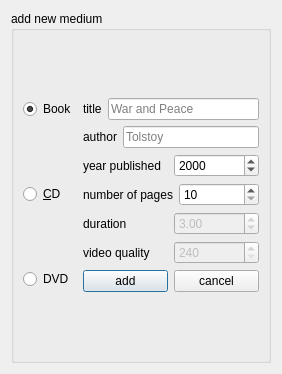
<?xml version="1.0" encoding="UTF-8"?>
<ui version="4.0">
 <class>AddNewMedium</class>
 <widget class="QDialog" name="AddNewMedium">
  <property name="geometry">
   <rect>
    <x>0</x>
    <y>0</y>
    <width>282</width>
    <height>374</height>
   </rect>
  </property>
  <property name="windowTitle">
   <string>Dialog</string>
  </property>
  <layout class="QVBoxLayout" name="verticalLayout_4">
   <item>
    <widget class="QGroupBox" name="groupBox">
     <property name="title">
      <string>add new medium</string>
     </property>
     <layout class="QHBoxLayout" name="horizontalLayout_8">
      <item>
       <layout class="QVBoxLayout" name="typeMediumLayout">
        <item>
         <widget class="QRadioButton" name="radioButtonBook">
          <property name="text">
           <string>Book</string>
          </property>
          <property name="checked">
           <bool>true</bool>
          </property>
         </widget>
        </item>
        <item>
         <widget class="QRadioButton" name="radioButtonCD">
          <property name="text">
           <string>&amp;CD</string>
          </property>
         </widget>
        </item>
        <item>
         <widget class="QRadioButton" name="radioButtonDVD">
          <property name="text">
           <string>DVD</string>
          </property>
         </widget>
        </item>
       </layout>
      </item>
      <item>
       <layout class="QVBoxLayout" name="verticalLayout">
        <item>
         <layout class="QVBoxLayout" name="verticalLayout_3">
          <item>
           <layout class="QVBoxLayout" name="verticalLayout_2">
            <item>
             <layout class="QHBoxLayout" name="horizontalLayout_2">
              <item>
               <widget class="QLabel" name="label">
                <property name="text">
                 <string>title</string>
                </property>
               </widget>
              </item>
              <item>
               <widget class="QLineEdit" name="titleEdit">
                <property name="maxLength">
                 <number>50</number>
                </property>
                <property name="placeholderText">
                 <string>War and Peace</string>
                </property>
               </widget>
              </item>
             </layout>
            </item>
            <item>
             <layout class="QHBoxLayout" name="horizontalLayout_5">
              <item>
               <widget class="QLabel" name="label_5">
                <property name="text">
                 <string>author</string>
                </property>
               </widget>
              </item>
              <item>
               <widget class="QLineEdit" name="authorEdit">
                <property name="maxLength">
                 <number>50</number>
                </property>
                <property name="placeholderText">
                 <string>Tolstoy</string>
                </property>
               </widget>
              </item>
             </layout>
            </item>
            <item>
             <layout class="QHBoxLayout" name="horizontalLayout">
              <item>
               <widget class="QLabel" name="label_2">
                <property name="text">
                 <string>year published</string>
                </property>
               </widget>
              </item>
              <item>
               <widget class="QDateEdit" name="yearEdit">
                <property name="sizePolicy">
                 <sizepolicy hsizetype="Minimum" vsizetype="Maximum">
                  <horstretch>0</horstretch>
                  <verstretch>0</verstretch>
                 </sizepolicy>
                </property>
                <property name="minimumDateTime">
                 <datetime>
                  <hour>0</hour>
                  <minute>0</minute>
                  <second>0</second>
                  <year>1753</year>
                  <month>9</month>
                  <day>14</day>
                 </datetime>
                </property>
                <property name="maximumDate">
                 <date>
                  <year>2019</year>
                  <month>12</month>
                  <day>31</day>
                 </date>
                </property>
                <property name="displayFormat">
                 <string>yyyy</string>
                </property>
               </widget>
              </item>
             </layout>
            </item>
            <item>
             <layout class="QHBoxLayout" name="horizontalLayout_3">
              <item>
               <widget class="QLabel" name="label_3">
                <property name="text">
                 <string>number of pages</string>
                </property>
               </widget>
              </item>
              <item>
               <widget class="QSpinBox" name="pagesEdit">
                <property name="minimum">
                 <number>10</number>
                </property>
                <property name="maximum">
                 <number>2000</number>
                </property>
               </widget>
              </item>
             </layout>
            </item>
            <item>
             <layout class="QHBoxLayout" name="horizontalLayout_6">
              <item>
               <widget class="QLabel" name="label_6">
                <property name="text">
                 <string>duration</string>
                </property>
               </widget>
              </item>
              <item>
               <widget class="QDoubleSpinBox" name="durationEdit">
                <property name="enabled">
                 <bool>false</bool>
                </property>
                <property name="maximum">
                 <double>300.000000000000000</double>
                </property>
                <property name="singleStep">
                 <double>0.100000000000000</double>
                </property>
                <property name="value">
                 <double>3.000000000000000</double>
                </property>
               </widget>
              </item>
             </layout>
            </item>
            <item>
             <layout class="QHBoxLayout" name="horizontalLayout_4">
              <item>
               <widget class="QLabel" name="label_4">
                <property name="text">
                 <string>video quality</string>
                </property>
               </widget>
              </item>
              <item>
               <widget class="QSpinBox" name="qualityEdit">
                <property name="enabled">
                 <bool>false</bool>
                </property>
                <property name="minimum">
                 <number>240</number>
                </property>
                <property name="maximum">
                 <number>1080</number>
                </property>
                <property name="singleStep">
                 <number>120</number>
                </property>
               </widget>
              </item>
             </layout>
            </item>
            <item>
             <layout class="QHBoxLayout" name="horizontalLayout_7">
              <item>
               <widget class="QPushButton" name="addButton">
                <property name="text">
                 <string>add</string>
                </property>
               </widget>
              </item>
              <item>
               <widget class="QPushButton" name="cancelButton">
                <property name="text">
                 <string>cancel</string>
                </property>
               </widget>
              </item>
             </layout>
            </item>
           </layout>
          </item>
         </layout>
        </item>
       </layout>
      </item>
     </layout>
    </widget>
   </item>
  </layout>
 </widget>
 <resources/>
 <connections/>
</ui>
